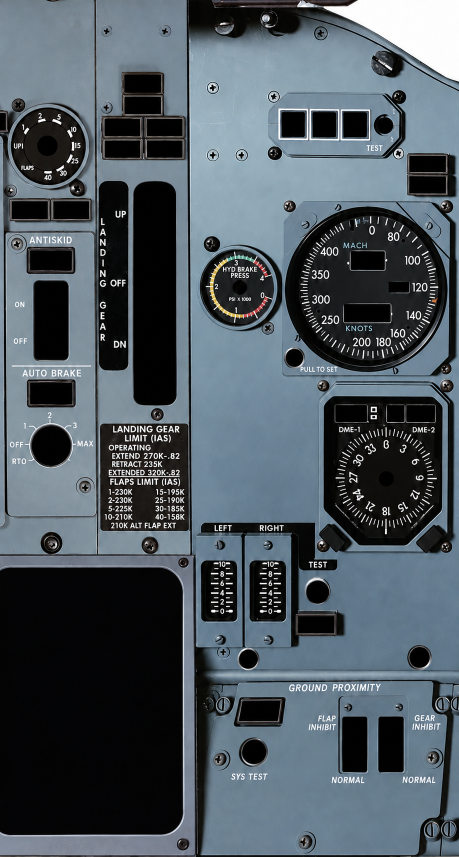
#> input picture panel-mosaic-lab/assets/locked/2026-10-23/B737_Right_Main_Instruments_Blank.png, 918 x 1713 px (shown at 1/2 size)
$ python build_gpws_terrain.py
#> lines starting #> are read from the running program, lines starting #| are printed output that depends on the picture; after the words box and inside, x2 and y2 are one past the last pixel; in counts of white or black regions, pixels touching at a corner belong together
#!/usr/bin/env python3
"""B737 Classic GPWS v3: TERRAIN left of FLAP, typography matched with intact source photo.

Take original native 918x1713 panel; leave every pixel outside the GPWS rectangle
unchanged, including screws, INOP, SYS TEST and the rest of the cockpit.
"""
from pathlib import Path
from PIL import Image, ImageDraw, ImageFont
import numpy as np
import cv2, hashlib, json

ROOT=Path(__file__).resolve().parents[3]
SOURCE=ROOT/"panel-mosaic-lab/assets/locked/2026-10-23/B737_Right_Main_Instruments_Blank.png"
OUT=ROOT/"panel-mosaic-lab/cockpit/assets/B737_Right_Main_Instruments_GPWS_TERRAIN_LEFT_V3.png"
PREVIEW=ROOT/"panel-mosaic-lab/cockpit/assets/gpws-terrain-left-v3-preview.webp"
REPORT=ROOT/"panel-mosaic-lab/cockpit/assets/gpws-terrain-left-v3-audit.json"
MANIFEST=ROOT/"panel-mosaic-lab/cockpit/assembly.json"
sourcebytes=SOURCE.read_bytes()
base=Image.open(SOURCE)
#> base is the input picture: PIL image 918x1713 RGB; mean R, G, B 77.6, 88.2, 96
old=np.array(base.convert("RGB"))
assert old.shape[:2]==(1713,918),"Source master photo dimensions drifted"
arr=old.copy()

# Reuse the source's existing GEAR well geometry WITHOUT resizing or redrawing.
# The original FLAP and GEAR wells remain pixel-for-pixel unchanged.
donor=(742,1431,817,1552)
dx=-140
x1,y1,x2,y2=donor
assert x1+dx==602 and x2+dx==677
patch=old[y1:y2,x1:x2].copy()
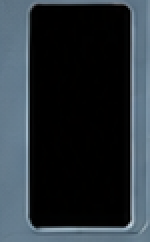
#> patch: shape (121, 75, 3) (shown 2 times larger); mean R, G, B 40.3, 48.4, 54.6
dst=arr[y1:y2,x1+dx:x2+dx].copy()
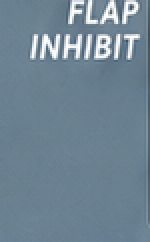
#> dst: shape (121, 75, 3) (shown 2 times larger); mean R, G, B 112.1, 133.1, 148.5
h,w=patch.shape[:2]
#> h = 121; w = 75
alpha=np.ones((h,w),dtype=np.float32)
for k in range(4):
    t=(k+1)/5
    alpha[:,k]=np.minimum(alpha[:,k],t)
    alpha[:,-1-k]=np.minimum(alpha[:,-1-k],t)
    alpha[k,:]=np.minimum(alpha[k,:],t)
    alpha[-1-k,:]=np.minimum(alpha[-1-k,:],t)
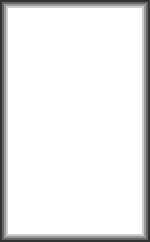
#> alpha: shape (121, 75) float32 (shown 2 times larger); min 0.2, max 1, mean 0.916
# Occlude former side lettering at the new third-well top, even at feather edges.
alpha[:8,:]=1.0
arr[y1:y2,x1+dx:x2+dx]=np.clip(patch*alpha[:,:,None]+dst*(1-alpha[:,:,None]),0,255).astype(np.uint8)
#> arr: shape (1713, 918, 3); 0.58% of pixels changed, all inside (x1, y1, x2, y2) = (602, 1431, 677, 1552)

# The old FLAP INHIBIT SIDE label was in the area of the third well.
# Only the few exposed letters immediately above that well are removed;
# never inpaint the nearby real metallic screw or adjacent original wells.
roi=(608,1413,676,1431)
rx1,ry1,rx2,ry2=roi
pixels=old[ry1:ry2,rx1:rx2]
bright=np.all(pixels>156,axis=2).astype(np.uint8)*255
bright=cv2.dilate(bright,np.ones((3,3),dtype=np.uint8))
mask=np.zeros(old.shape[:2],dtype=np.uint8)
mask[ry1:ry2,rx1:rx2]=bright
#> mask: shape (1713, 918); every value is 0
if int(mask.sum())>0:
    arr=cv2.inpaint(arr,mask,2,cv2.INPAINT_TELEA)

# Clone clean metallic texture from an unobstructed part of the SAME photo
# and smoothly merge at the edges. Avoid inpainting only white pixels: it left
# dark ghosts and stray letters in the earlier review.
def clean_photo_region(destination,source,feather=9):
#> called with destination = (816, 1425, 889, 1480), source = (690, 1597, 763, 1652), feather = 8
    dx1,dy1,dx2,dy2=destination
    sx1,sy1,sx2,sy2=source
    h,w=dy2-dy1,dx2-dx1
    assert (h,w)==(sy2-sy1,sx2-sx1)
    patch=old[sy1:sy2,sx1:sx2].astype(np.float32)
#> patch: shape (55, 73, 3) float32
    target=arr[dy1:dy2,dx1:dx2].astype(np.float32)
    # Match local illumination using color along a border without typography.
    correct=np.median(target[:3,:,:].reshape(-1,3)-patch[:3,:,:].reshape(-1,3),axis=0)
#> correct = [-1, 0, 1]
    patch=np.clip(patch+correct.reshape(1,1,3),0,255)
    yy,xx=np.ogrid[:h,:w]
    distance=np.minimum.reduce(np.broadcast_arrays(xx,yy,w-1-xx,h-1-yy)).astype(np.float32)
    alpha=np.clip((distance+0.5)/float(feather),0,1)[:,:,None]
    arr[dy1:dy2,dx1:dx2]=np.clip(patch*alpha+target*(1-alpha),0,255).astype(np.uint8)
#> arr: shape (1713, 918, 3); mean R, G, B 77.2, 87.7, 95.4

# Original GEAR / INHIBIT was placed to the RIGHT of the existing GEAR well.
# Remove BOTH old side legends, retaining adjacent true metal screw heads.
clean_photo_region((816,1425,889,1480),(690,1597,763,1652),feather=8)
# A second smaller feathered pass clears the very TOP of the formerly
# side-printed letters; no metal screws exist in this coordinate window.
clean_photo_region((813,1414,870,1457),(685,1601,742,1644),feather=6)
#> in clean_photo_region (call 2), `arr[dy1:dy2,dx1:dx2]=np.clip(patch*alpha+target*(1-alpha),0,255).astyp..`: arr: shape (1713, 918, 3); mean R, G, B 77.2, 87.7, 95.4

# The old side-printed NORMAL must not remain as a ghost fourth legend.
# Clean a larger strip with soft edges, then reuse the photographic NORMAL
# lettering on exactly the three requested new coordinates.
y0=1556
label_strip=(590,1543,900,1594)
nx1,ny1,nx2,ny2=label_strip
# Do not copy the far-right panel border back into the body: its source
# contains deep black rivet shadows. Borrow clean interior panel paint instead.
clean_photo_region((590,1543,814,1594),(590,1600,814,1651),feather=9)
#> call 3 of clean_photo_region, with destination = (590, 1543, 814, 1594), source = (590, 1600, 814, 1651), feather = 9
#> in clean_photo_region (call 3), `target=arr[dy1:dy2,dx1:dx2].astype(np.float32)`:
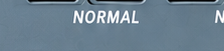
#> target: shape (51, 224, 3) float32; mean R, G, B 107.7, 128.4, 143.8
#> in clean_photo_region (call 3), `correct=np.median(target[:3,:,:].reshape(-1,3)-patch[:3,:,:].reshape(-..`: correct = [-6, -6, -6]
#> in clean_photo_region (call 3), `arr[dy1:dy2,dx1:dx2]=np.clip(patch*alpha+target*(1-alpha),0,255).astyp..`: arr: shape (1713, 918, 3); mean R, G, B 77.1, 87.6, 95.4
clean_photo_region((793,1541,900,1594),(687,1599,794,1652),feather=6)
#> call 4 of clean_photo_region, with destination = (793, 1541, 900, 1594), source = (687, 1599, 794, 1652), feather = 6
#> in clean_photo_region (call 4), `target=arr[dy1:dy2,dx1:dx2].astype(np.float32)`:
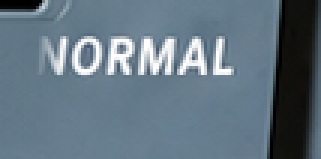
#> target: shape (53, 107, 3) float32 (shown 3 times larger); mean R, G, B 99.1, 116.6, 129.5
#> in clean_photo_region (call 4), `correct=np.median(target[:3,:,:].reshape(-1,3)-patch[:3,:,:].reshape(-..`: correct = [-3, -2, -2]
#> in clean_photo_region (call 4), `arr[dy1:dy2,dx1:dx2]=np.clip(patch*alpha+target*(1-alpha),0,255).astyp..`: arr: shape (1713, 918, 3); mean R, G, B 77.1, 87.6, 95.4
glyphs=old[1553:1581,656:738].copy()
lum=glyphs.mean(axis=2)
a=np.clip((lum.astype(float)-117)/94,0,1)
outw,outh=64,22
glyphs=cv2.resize(glyphs,(outw,outh),interpolation=cv2.INTER_AREA)
#> glyphs: shape (22, 64, 3)
a=cv2.resize(a.astype(np.float32),(outw,outh),interpolation=cv2.INTER_AREA)[:,:,None]
#> a: shape (22, 64, 1) float32
for cx in (638,709,779):
    lx=int(round(cx-outw/2))
    below=arr[y0:y0+outh,lx:lx+outw]
    arr[y0:y0+outh,lx:lx+outw]=np.clip(glyphs*a+below*(1-a),0,255).astype(np.uint8)
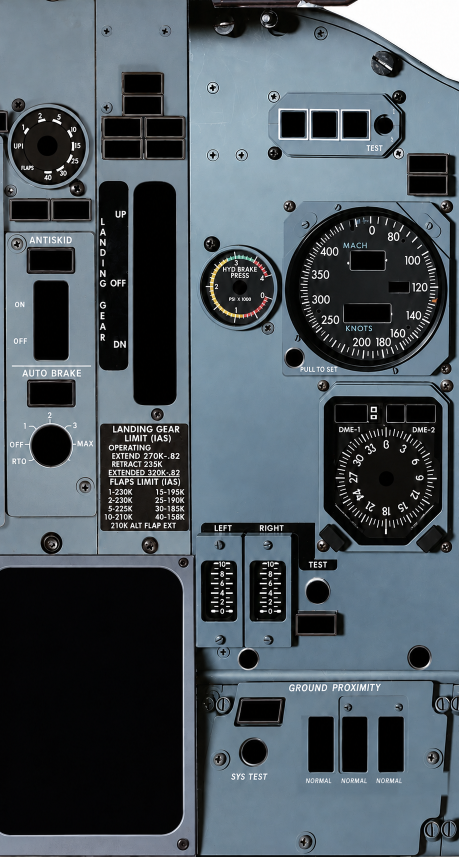
#> arr: shape (1713, 918, 3) (shown at 1/2 size); mean R, G, B 77.1, 87.7, 95.5

photo=Image.fromarray(arr)
draw=ImageDraw.Draw(photo)
# The rest of the panel uses condensed, slightly slanted light gray capitals.
name_font=ImageFont.truetype("/usr/share/fonts/truetype/dejavu/DejaVuSansCondensed-BoldOblique.ttf",14)
sub_font=ImageFont.truetype("/usr/share/fonts/truetype/dejavu/DejaVuSansCondensed-Oblique.ttf",10)
ink=(221,228,230)
captions=[("TERRAIN",638),("FLAP",709),("GEAR",779)]
bounds=[]
for label,cx in captions:
    col=[]
    for text,y,font in ((label,1380,name_font),("INHIBIT",1392,sub_font)):
        bb=draw.textbbox((0,0),text,font=font)
        width=bb[2]-bb[0]; height=bb[3]-bb[1]
        left=round(cx-width/2); right=left+width
        top=y+bb[1]; bottom=y+bb[3]
        assert 600<=left<right<=817 and 1381<=top<bottom<=1404,(text,left,top,right,bottom)
        draw.text((left,y),text,font=font,fill=ink)
        col.append([left,top,right,bottom])
    bounds.append(col)
#> after the loop, bounds = [[[607, 1382, 669, 1393], [620, 1394, 655, 1402]], [[691, 1382, 727, 1393], [692, 1394, 727, 1402]], [[760, 1382, 798, 1394], [762, 1394, 797, 1402]]]
for a,b in zip(bounds,bounds[1:]):
    for row in range(2):assert a[row][2]+5<b[row][0],"captions collide"
#> this loop made 2 passes
#> (a, b) on passes 1 to 2: ([[607, 1382, 669, 1393], [620, 1394, 655, 1402]], [[691, 1382, 727, 1393], [692, 1394, 727, 1402]]), ([[691, 1382, 727, 1393], [692, 1394, 727, 1402]], [[760, 1382, 798, 1394], [762, 1394, 797, 1402]])

# If requested fonts or clone affect even a single pixel outside the region,
# block the build. Original photo and all mounted hardware are preserved.
rect=(590,1378,909,1595)
modified=np.array(photo)
x1,y1,x2,y2=rect
outside=np.ones(old.shape[:2],dtype=bool);outside[y1:y2,x1:x2]=False
assert np.array_equal(modified[outside],old[outside]),"Unexpected modified pixel outside permitted GPWS zone"
OUT.parent.mkdir(parents=True,exist_ok=True)
if "A" in base.getbands():
    photo.putalpha(base.getchannel("A"))
photo.save(OUT,optimize=True)
photo.crop((530,1320,918,1640)).save(PREVIEW,"WEBP",quality=98)
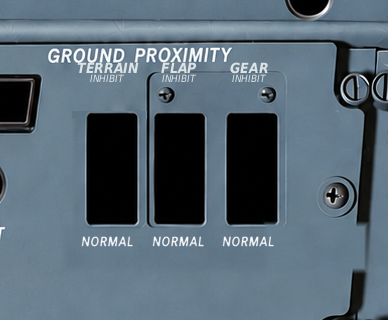
#> saved as gpws-terrain-left-v3-preview.webp: PIL image 388x320 RGB; mean R, G, B 86.7, 103.6, 116.1
#> (the run stopped early here; a loop or call above may not have finished)
